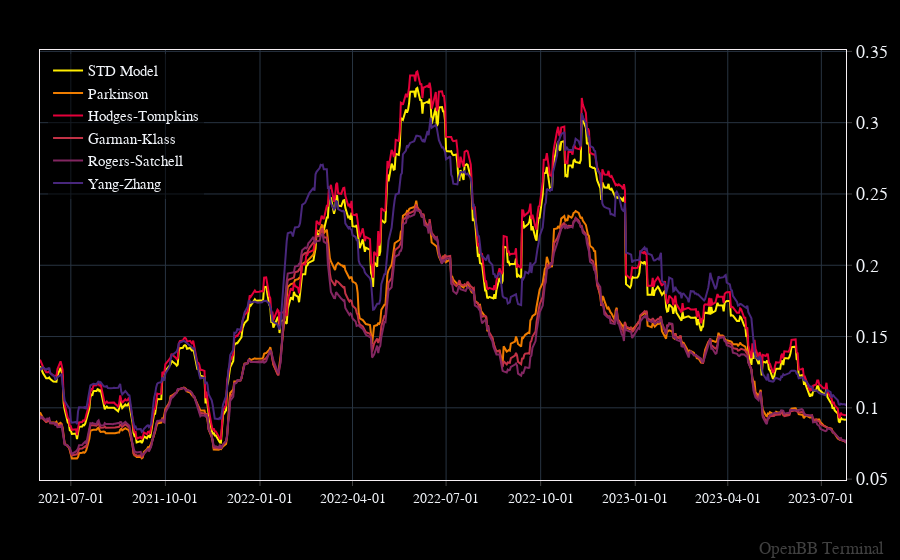

Write notebook code for a chart like this one.
### Markdown cell above
Comparing the models against each other:
The other models work in exactly the same way. The default state for each model is a 30-day rolling window, annualized over 252 trading days.

### Code cell
# rvol = pd.DataFrame()
# rvol["STD Model"] = ob.ta.standard_deviation(df)
# rvol["Parkinson"] = ob.ta.rvol_parkinson(df)
# rvol["Hodges-Tompkins"] = ob.ta.rvol_hodges_tompkins(df)
# rvol["Garman-Klass"] = ob.ta.rvol_garman_klass(df)
# rvol["Rogers-Satchell"] = ob.ta.rvol_rogers_satchell(df)
# rvol["Yang-Zhang"] = ob.ta.rvol_yang_zhang(df)

# ob.forecast.plot(data=rvol["2021-06-01":], columns=rvol.columns)

### Figure 1 — Plotly figure (JSON) as saved in the notebook; plotly's stock layout.template omitted (floating-point values rounded to 4 significant figures; data arrays with more than 128 entries replaced by an {"elided": "..."} marker saying what was removed)
{"data": [{"hovertemplate": "%{y}<extra></extra>", "name": "STD Model", "type": "scatter", "x": {"elided": "541 str values"}, "y": {"elided": "541 float values"}}, {"hovertemplate": "%{y}<extra></extra>", "name": "Parkinson", "type": "scatter", "x": {"elided": "541 str values"}, "y": {"elided": "541 float values"}}, {"hovertemplate": "%{y}<extra></extra>", "name": "Hodges-Tompkins", "type": "scatter", "x": {"elided": "541 str values"}, "y": {"elided": "541 float values"}}, {"hovertemplate": "%{y}<extra></extra>", "name": "Garman-Klass", "type": "scatter", "x": {"elided": "541 str values"}, "y": {"elided": "541 float values"}}, {"hovertemplate": "%{y}<extra></extra>", "name": "Rogers-Satchell", "type": "scatter", "x": {"elided": "541 str values"}, "y": {"elided": "541 float values"}}, {"hovertemplate": "%{y}<extra></extra>", "name": "Yang-Zhang", "type": "scatter", "x": {"elided": "541 str values"}, "xhoverformat": "%Y-%m-%d", "y": {"elided": "541 float values"}}], "layout": {"annotations": [{"font": {"color": "gray", "size": 17}, "opacity": 0.5, "showarrow": false, "text": "OpenBB Terminal", "x": 1, "xanchor": "right", "xref": "paper", "xshift": 40, "y": 0, "yanchor": "bottom", "yref": "paper", "yshift": -80}], "bargap": 0, "bargroupgap": 0, "barmode": "overlay", "legend": {"orientation": "v"}, "margin": {"b": 80, "l": 40, "r": 50, "t": 50}, "xaxis": {"tick0": 0.5, "tickformatstops": [{"dtickrange": [null, 604800000], "value": "%Y-%m-%d"}, {"dtickrange": [604800000, "M1"], "value": "%Y-%m-%d"}, {"dtickrange": ["M1", null], "value": "%Y-%m-%d"}], "type": "date"}}}
